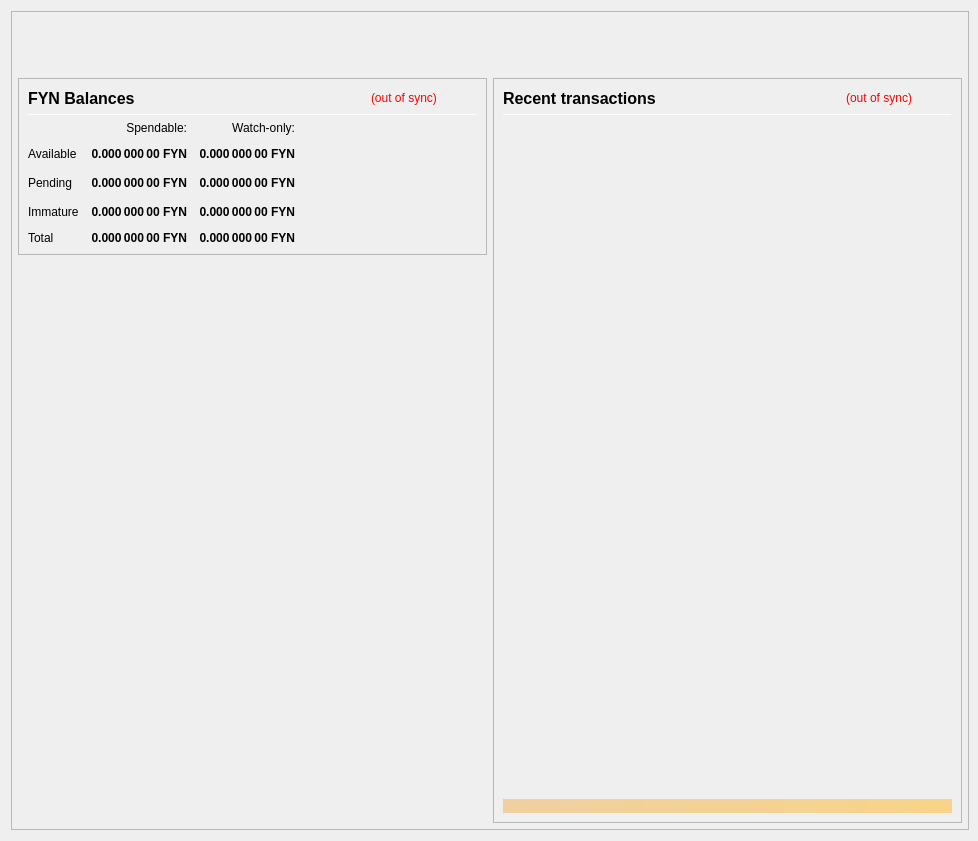
<?xml version="1.0" encoding="UTF-8"?>
<ui version="4.0">
 <class>OverviewPage</class>
 <widget class="QWidget" name="OverviewPage">
  <property name="geometry">
   <rect>
    <x>0</x>
    <y>0</y>
    <width>978</width>
    <height>841</height>
   </rect>
  </property>
  <property name="minimumSize">
   <size>
    <width>960</width>
    <height>682</height>
   </size>
  </property>
  <property name="font">
   <font>
    <weight>50</weight>
    <bold>false</bold>
   </font>
  </property>
  <property name="windowTitle">
   <string>Form</string>
  </property>
  <layout class="QVBoxLayout" name="topLayout" stretch="0">
   <property name="rightMargin">
    <number>9</number>
   </property>
   <item>
    <widget class="QFrame" name="frame_BG">
     <property name="minimumSize">
      <size>
       <width>850</width>
       <height>610</height>
      </size>
     </property>
     <property name="maximumSize">
      <size>
       <width>16777215</width>
       <height>16777215</height>
      </size>
     </property>
     <property name="frameShape">
      <enum>QFrame::StyledPanel</enum>
     </property>
     <property name="frameShadow">
      <enum>QFrame::Raised</enum>
     </property>
     <layout class="QVBoxLayout" name="verticalLayout_3" stretch="0">
      <property name="leftMargin">
       <number>0</number>
      </property>
      <property name="topMargin">
       <number>0</number>
      </property>
      <property name="rightMargin">
       <number>0</number>
      </property>
      <property name="bottomMargin">
       <number>6</number>
      </property>
      <item>
       <layout class="QVBoxLayout" name="verticalLayout_Master" stretch="0,1">
        <property name="leftMargin">
         <number>0</number>
        </property>
        <property name="topMargin">
         <number>0</number>
        </property>
        <property name="rightMargin">
         <number>0</number>
        </property>
        <property name="bottomMargin">
         <number>0</number>
        </property>
        <item>
         <widget class="QFrame" name="frame_Header">
          <layout class="QVBoxLayout" name="verticalLayout_Header" stretch="0">
           <property name="leftMargin">
            <number>0</number>
           </property>
           <property name="topMargin">
            <number>0</number>
           </property>
           <property name="rightMargin">
            <number>0</number>
           </property>
           <property name="bottomMargin">
            <number>0</number>
           </property>
           <item>
            <layout class="QHBoxLayout" name="horizontalLayout_Header" stretch="1,0">
             <property name="spacing">
              <number>6</number>
             </property>
             <item>
              <spacer name="horizontalSpacer_Header">
               <property name="orientation">
                <enum>Qt::Horizontal</enum>
               </property>
               <property name="sizeHint" stdset="0">
                <size>
                 <width>40</width>
                 <height>20</height>
                </size>
               </property>
              </spacer>
             </item>
             <item>
              <widget class="QLabel" name="labelOverviewHeaderRight">
               <property name="minimumSize">
                <size>
                 <width>464</width>
                 <height>60</height>
                </size>
               </property>
               <property name="maximumSize">
                <size>
                 <width>16777215</width>
                 <height>60</height>
                </size>
               </property>
               <property name="font">
                <font>
                 <pointsize>14</pointsize>
                </font>
               </property>
               <property name="text">
                <string/>
               </property>
               <property name="alignment">
                <set>Qt::AlignRight|Qt::AlignTrailing|Qt::AlignVCenter</set>
               </property>
              </widget>
             </item>
            </layout>
           </item>
          </layout>
         </widget>
        </item>
        <item>
         <widget class="QFrame" name="frame_Content">
          <layout class="QVBoxLayout" name="verticalLayout_Content">
           <property name="leftMargin">
            <number>6</number>
           </property>
           <property name="topMargin">
            <number>0</number>
           </property>
           <property name="rightMargin">
            <number>6</number>
           </property>
           <property name="bottomMargin">
            <number>0</number>
           </property>
           <item>
            <layout class="QHBoxLayout" name="horizontalLayout_Content" stretch="1,1">
             <property name="spacing">
              <number>6</number>
             </property>
             <item>
              <layout class="QVBoxLayout" name="verticalLayout_left" stretch="0,0">
               <item>
                <widget class="QFrame" name="frameBalances">
                 <property name="frameShape">
                  <enum>QFrame::StyledPanel</enum>
                 </property>
                 <property name="frameShadow">
                  <enum>QFrame::Raised</enum>
                 </property>
                 <layout class="QVBoxLayout" name="verticalLayout_4">
                  <item>
                   <layout class="QHBoxLayout" name="hlBalancesHeader" stretch="2,0,0">
                    <property name="spacing">
                     <number>6</number>
                    </property>
                    <item>
                     <widget class="QLabel" name="labelBalances">
                      <property name="minimumSize">
                       <size>
                        <width>0</width>
                        <height>0</height>
                       </size>
                      </property>
                      <property name="font">
                       <font>
                        <pointsize>12</pointsize>
                        <weight>75</weight>
                        <bold>true</bold>
                       </font>
                      </property>
                      <property name="text">
                       <string>FYN Balances</string>
                      </property>
                     </widget>
                    </item>
                    <item>
                     <widget class="QLabel" name="labelWalletStatus">
                      <property name="cursor">
                       <cursorShape>WhatsThisCursor</cursorShape>
                      </property>
                      <property name="toolTip">
                       <string>The displayed information may be out of date. Your wallet automatically synchronizes with the Fyn Coin network after a connection is established, but this process has not completed yet.</string>
                      </property>
                      <property name="styleSheet">
                       <string notr="true">QLabel { color: red; }</string>
                      </property>
                      <property name="text">
                       <string notr="true">(out of sync)</string>
                      </property>
                      <property name="alignment">
                       <set>Qt::AlignLeading|Qt::AlignLeft|Qt::AlignVCenter</set>
                      </property>
                     </widget>
                    </item>
                    <item>
                     <spacer name="hsBalancesHeader">
                      <property name="orientation">
                       <enum>Qt::Horizontal</enum>
                      </property>
                      <property name="sizeHint" stdset="0">
                       <size>
                        <width>40</width>
                        <height>20</height>
                       </size>
                      </property>
                     </spacer>
                    </item>
                   </layout>
                  </item>
                  <item>
                   <widget class="Line" name="lineBalances">
                    <property name="minimumSize">
                     <size>
                      <width>0</width>
                      <height>1</height>
                     </size>
                    </property>
                    <property name="maximumSize">
                     <size>
                      <width>16777215</width>
                      <height>1</height>
                     </size>
                    </property>
                    <property name="orientation">
                     <enum>Qt::Horizontal</enum>
                    </property>
                   </widget>
                  </item>
                  <item>
                   <layout class="QGridLayout" name="gridLayout">
                    <property name="spacing">
                     <number>12</number>
                    </property>
                    <item row="2" column="2">
                     <widget class="QLabel" name="labelWatchPending">
                      <property name="font">
                       <font>
                        <weight>75</weight>
                        <bold>true</bold>
                       </font>
                      </property>
                      <property name="cursor">
                       <cursorShape>ArrowCursor</cursorShape>
                      </property>
                      <property name="toolTip">
                       <string>Unconfirmed transactions to watch-only addresses</string>
                      </property>
                      <property name="text">
                       <string notr="true">0.000 000 00 FYN</string>
                      </property>
                      <property name="alignment">
                       <set>Qt::AlignRight|Qt::AlignTrailing|Qt::AlignVCenter</set>
                      </property>
                      <property name="textInteractionFlags">
                       <set>Qt::NoTextInteraction</set>
                      </property>
                     </widget>
                    </item>
                    <item row="2" column="1">
                     <widget class="QLabel" name="labelUnconfirmed">
                      <property name="font">
                       <font>
                        <weight>75</weight>
                        <bold>true</bold>
                       </font>
                      </property>
                      <property name="cursor">
                       <cursorShape>ArrowCursor</cursorShape>
                      </property>
                      <property name="toolTip">
                       <string>Total of transactions that have yet to be confirmed, and do not yet count toward the spendable balance</string>
                      </property>
                      <property name="text">
                       <string notr="true">0.000 000 00 FYN</string>
                      </property>
                      <property name="alignment">
                       <set>Qt::AlignRight|Qt::AlignTrailing|Qt::AlignVCenter</set>
                      </property>
                      <property name="textInteractionFlags">
                       <set>Qt::NoTextInteraction</set>
                      </property>
                     </widget>
                    </item>
                    <item row="3" column="2">
                     <widget class="QLabel" name="labelWatchImmature">
                      <property name="font">
                       <font>
                        <weight>75</weight>
                        <bold>true</bold>
                       </font>
                      </property>
                      <property name="cursor">
                       <cursorShape>ArrowCursor</cursorShape>
                      </property>
                      <property name="toolTip">
                       <string>Staked or masternode rewards in watch-only addresses that has not yet matured</string>
                      </property>
                      <property name="text">
                       <string notr="true">0.000 000 00 FYN</string>
                      </property>
                      <property name="alignment">
                       <set>Qt::AlignRight|Qt::AlignTrailing|Qt::AlignVCenter</set>
                      </property>
                      <property name="textInteractionFlags">
                       <set>Qt::NoTextInteraction</set>
                      </property>
                     </widget>
                    </item>
                    <item row="4" column="0">
                     <widget class="QLabel" name="labelTotalText">
                      <property name="text">
                       <string>Total</string>
                      </property>
                      <property name="textInteractionFlags">
                       <set>Qt::NoTextInteraction</set>
                      </property>
                     </widget>
                    </item>
                    <item row="3" column="1">
                     <widget class="QLabel" name="labelImmature">
                      <property name="font">
                       <font>
                        <weight>75</weight>
                        <bold>true</bold>
                       </font>
                      </property>
                      <property name="cursor">
                       <cursorShape>ArrowCursor</cursorShape>
                      </property>
                      <property name="toolTip">
                       <string>Staked or masternode rewards that has not yet matured</string>
                      </property>
                      <property name="text">
                       <string notr="true">0.000 000 00 FYN</string>
                      </property>
                      <property name="alignment">
                       <set>Qt::AlignRight|Qt::AlignTrailing|Qt::AlignVCenter</set>
                      </property>
                      <property name="textInteractionFlags">
                       <set>Qt::NoTextInteraction</set>
                      </property>
                     </widget>
                    </item>
                    <item row="2" column="3">
                     <spacer name="hsBalances">
                      <property name="orientation">
                       <enum>Qt::Horizontal</enum>
                      </property>
                      <property name="sizeHint" stdset="0">
                       <size>
                        <width>40</width>
                        <height>20</height>
                       </size>
                      </property>
                     </spacer>
                    </item>
                    <item row="3" column="0">
                     <widget class="QLabel" name="labelImmatureText">
                      <property name="text">
                       <string>Immature</string>
                      </property>
                      <property name="textInteractionFlags">
                       <set>Qt::NoTextInteraction</set>
                      </property>
                     </widget>
                    </item>
                    <item row="4" column="1">
                     <widget class="QLabel" name="labelTotal">
                      <property name="font">
                       <font>
                        <weight>75</weight>
                        <bold>true</bold>
                       </font>
                      </property>
                      <property name="cursor">
                       <cursorShape>ArrowCursor</cursorShape>
                      </property>
                      <property name="toolTip">
                       <string>Your current total balance</string>
                      </property>
                      <property name="text">
                       <string notr="true">0.000 000 00 FYN</string>
                      </property>
                      <property name="alignment">
                       <set>Qt::AlignRight|Qt::AlignTrailing|Qt::AlignVCenter</set>
                      </property>
                      <property name="textInteractionFlags">
                       <set>Qt::NoTextInteraction</set>
                      </property>
                     </widget>
                    </item>
                    <item row="4" column="2">
                     <widget class="QLabel" name="labelWatchTotal">
                      <property name="font">
                       <font>
                        <weight>75</weight>
                        <bold>true</bold>
                       </font>
                      </property>
                      <property name="cursor">
                       <cursorShape>ArrowCursor</cursorShape>
                      </property>
                      <property name="toolTip">
                       <string>Current total balance in watch-only addresses</string>
                      </property>
                      <property name="text">
                       <string notr="true">0.000 000 00 FYN</string>
                      </property>
                      <property name="alignment">
                       <set>Qt::AlignRight|Qt::AlignTrailing|Qt::AlignVCenter</set>
                      </property>
                      <property name="textInteractionFlags">
                       <set>Qt::NoTextInteraction</set>
                      </property>
                     </widget>
                    </item>
                    <item row="0" column="2">
                     <widget class="QLabel" name="labelWatchonly">
                      <property name="text">
                       <string>Watch-only:</string>
                      </property>
                      <property name="alignment">
                       <set>Qt::AlignRight|Qt::AlignTrailing|Qt::AlignVCenter</set>
                      </property>
                     </widget>
                    </item>
                    <item row="1" column="0">
                     <widget class="QLabel" name="labelBalanceText">
                      <property name="text">
                       <string>Available</string>
                      </property>
                      <property name="textInteractionFlags">
                       <set>Qt::NoTextInteraction</set>
                      </property>
                     </widget>
                    </item>
                    <item row="1" column="1">
                     <widget class="QLabel" name="labelBalance">
                      <property name="font">
                       <font>
                        <weight>75</weight>
                        <bold>true</bold>
                       </font>
                      </property>
                      <property name="cursor">
                       <cursorShape>ArrowCursor</cursorShape>
                      </property>
                      <property name="toolTip">
                       <string>Your current spendable balance</string>
                      </property>
                      <property name="text">
                       <string notr="true">0.000 000 00 FYN</string>
                      </property>
                      <property name="alignment">
                       <set>Qt::AlignRight|Qt::AlignTrailing|Qt::AlignVCenter</set>
                      </property>
                      <property name="textInteractionFlags">
                       <set>Qt::NoTextInteraction</set>
                      </property>
                     </widget>
                    </item>
                    <item row="1" column="2">
                     <widget class="QLabel" name="labelWatchAvailable">
                      <property name="font">
                       <font>
                        <weight>75</weight>
                        <bold>true</bold>
                       </font>
                      </property>
                      <property name="cursor">
                       <cursorShape>ArrowCursor</cursorShape>
                      </property>
                      <property name="toolTip">
                       <string>Your current balance in watch-only addresses</string>
                      </property>
                      <property name="text">
                       <string notr="true">0.000 000 00 FYN</string>
                      </property>
                      <property name="alignment">
                       <set>Qt::AlignRight|Qt::AlignTrailing|Qt::AlignVCenter</set>
                      </property>
                      <property name="textInteractionFlags">
                       <set>Qt::NoTextInteraction</set>
                      </property>
                     </widget>
                    </item>
                    <item row="2" column="0">
                     <widget class="QLabel" name="labelPendingText">
                      <property name="text">
                       <string>Pending</string>
                      </property>
                      <property name="textInteractionFlags">
                       <set>Qt::NoTextInteraction</set>
                      </property>
                     </widget>
                    </item>
                    <item row="0" column="1">
                     <widget class="QLabel" name="labelSpendable">
                      <property name="text">
                       <string>Spendable:</string>
                      </property>
                      <property name="alignment">
                       <set>Qt::AlignRight|Qt::AlignTrailing|Qt::AlignVCenter</set>
                      </property>
                     </widget>
                    </item>
                   </layout>
                  </item>
                 </layout>
                </widget>
               </item>
               <item>
                <spacer name="verticalSpacer">
                 <property name="orientation">
                  <enum>Qt::Vertical</enum>
                 </property>
                 <property name="sizeHint" stdset="0">
                  <size>
                   <width>20</width>
                   <height>40</height>
                  </size>
                 </property>
                </spacer>
               </item>
              </layout>
             </item>
             <item>
              <layout class="QVBoxLayout" name="verticalLayout_right" stretch="1">
               <item>
                <widget class="QFrame" name="frame_RecentTransactions">
                 <property name="minimumSize">
                  <size>
                   <width>0</width>
                   <height>0</height>
                  </size>
                 </property>
                 <property name="frameShape">
                  <enum>QFrame::StyledPanel</enum>
                 </property>
                 <property name="frameShadow">
                  <enum>QFrame::Raised</enum>
                 </property>
                 <layout class="QVBoxLayout" name="verticalLayout_1" stretch="0,0,0,0,0">
                  <item>
                   <layout class="QHBoxLayout" name="horizontalLayout_2" stretch="2,0,0">
                    <property name="spacing">
                     <number>3</number>
                    </property>
                    <item>
                     <widget class="QLabel" name="label_4">
                      <property name="minimumSize">
                       <size>
                        <width>0</width>
                        <height>20</height>
                       </size>
                      </property>
                      <property name="font">
                       <font>
                        <pointsize>12</pointsize>
                        <weight>75</weight>
                        <bold>true</bold>
                       </font>
                      </property>
                      <property name="text">
                       <string>Recent transactions</string>
                      </property>
                     </widget>
                    </item>
                    <item>
                     <widget class="QLabel" name="labelTransactionsStatus">
                      <property name="cursor">
                       <cursorShape>WhatsThisCursor</cursorShape>
                      </property>
                      <property name="toolTip">
                       <string>The displayed information may be out of date. Your wallet automatically synchronizes with the Fyn Coin network after a connection is established, but this process has not completed yet.</string>
                      </property>
                      <property name="styleSheet">
                       <string notr="true">QLabel { color: red; }</string>
                      </property>
                      <property name="text">
                       <string notr="true">(out of sync)</string>
                      </property>
                      <property name="alignment">
                       <set>Qt::AlignRight|Qt::AlignTrailing|Qt::AlignVCenter</set>
                      </property>
                     </widget>
                    </item>
                    <item>
                     <spacer name="horizontalSpacer">
                      <property name="orientation">
                       <enum>Qt::Horizontal</enum>
                      </property>
                      <property name="sizeHint" stdset="0">
                       <size>
                        <width>40</width>
                        <height>20</height>
                       </size>
                      </property>
                     </spacer>
                    </item>
                   </layout>
                  </item>
                  <item>
                   <widget class="Line" name="line">
                    <property name="minimumSize">
                     <size>
                      <width>0</width>
                      <height>1</height>
                     </size>
                    </property>
                    <property name="maximumSize">
                     <size>
                      <width>16777215</width>
                      <height>1</height>
                     </size>
                    </property>
                    <property name="orientation">
                     <enum>Qt::Horizontal</enum>
                    </property>
                   </widget>
                  </item>
                  <item>
                   <widget class="QListView" name="listTransactions">
                    <property name="minimumSize">
                     <size>
                      <width>0</width>
                      <height>0</height>
                     </size>
                    </property>
                    <property name="styleSheet">
                     <string notr="true">QListView { background: transparent; }</string>
                    </property>
                    <property name="frameShape">
                     <enum>QFrame::NoFrame</enum>
                    </property>
                    <property name="verticalScrollBarPolicy">
                     <enum>Qt::ScrollBarAlwaysOff</enum>
                    </property>
                    <property name="horizontalScrollBarPolicy">
                     <enum>Qt::ScrollBarAlwaysOff</enum>
                    </property>
                    <property name="selectionMode">
                     <enum>QAbstractItemView::NoSelection</enum>
                    </property>
                   </widget>
                  </item>
                  <item>
                   <spacer name="verticalSpacer_2">
                    <property name="orientation">
                     <enum>Qt::Vertical</enum>
                    </property>
                    <property name="sizeType">
                     <enum>QSizePolicy::Expanding</enum>
                    </property>
                    <property name="sizeHint" stdset="0">
                     <size>
                      <width>20</width>
                      <height>40</height>
                     </size>
                    </property>
                   </spacer>
                  </item>
                  <item>
                   <widget class="QLabel" name="labelAlerts">
                    <property name="maximumSize">
                     <size>
                      <width>16777215</width>
                      <height>16777215</height>
                     </size>
                    </property>
                    <property name="styleSheet">
                     <string notr="true">background-color: qlineargradient(x1: 0, y1: 0, x2: 1, y2: 0, stop:0 #F0D0A0, stop:1 #F8D488); color:#000000;</string>
                    </property>
                    <property name="text">
                     <string/>
                    </property>
                    <property name="wordWrap">
                     <bool>true</bool>
                    </property>
                    <property name="margin">
                     <number>3</number>
                    </property>
                   </widget>
                  </item>
                 </layout>
                </widget>
               </item>
              </layout>
             </item>
            </layout>
           </item>
          </layout>
         </widget>
        </item>
       </layout>
      </item>
     </layout>
    </widget>
   </item>
  </layout>
 </widget>
 <resources/>
 <connections/>
</ui>
